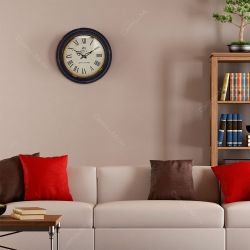
#> input picture outros/relogio1.jpg, 250 x 250 px
$ python deteccaoRelogioDeParede.py
#> lines starting #> are read from the running program, lines starting #| are printed output that depends on the picture; after the words box and inside, x2 and y2 are one past the last pixel; in counts of white or black regions, pixels touching at a corner belong together
import cv2

classificadorGato = cv2.CascadeClassifier('cascades/relogios.xml')

imagem = cv2.imread('outros/relogio1.jpg')
#> imagem is the input picture: shape (250, 250, 3); mean B, G, R 117.1, 128.6, 157.3
imagemCinza = cv2.cvtColor(imagem, cv2.COLOR_BGR2GRAY)
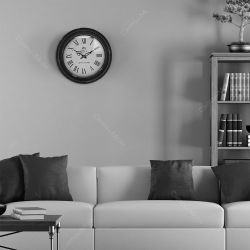
#> imagemCinza: shape (250, 250); min 0, max 251, mean 135.9

detectado = classificadorGato.detectMultiScale(imagemCinza, scaleFactor=1.05)
#> detectado = [[61, 31, 47, 47]]

for (x, y, l, a) in detectado:
    imagem = cv2.rectangle(imagem, (x, y), (x + l, y + a), (0, 0, 255), 2)
#> this loop made 1 pass
#> pass 1, `imagem = cv2.rectangle(imagem, (x, y), (x + l, y + a), (0, 0, 255), 2)`:
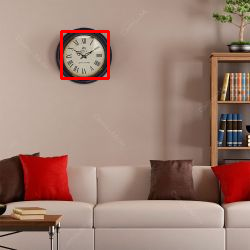
#> imagem: shape (250, 250, 3); 0.9% of pixels changed, all inside (x1, y1, x2, y2) = (60, 30, 110, 80)


cv2.imshow('Encontrado', imagem)
cv2.waitKey()

$ run again, with outros/relogio3.jpg copied over outros/relogio1.jpg
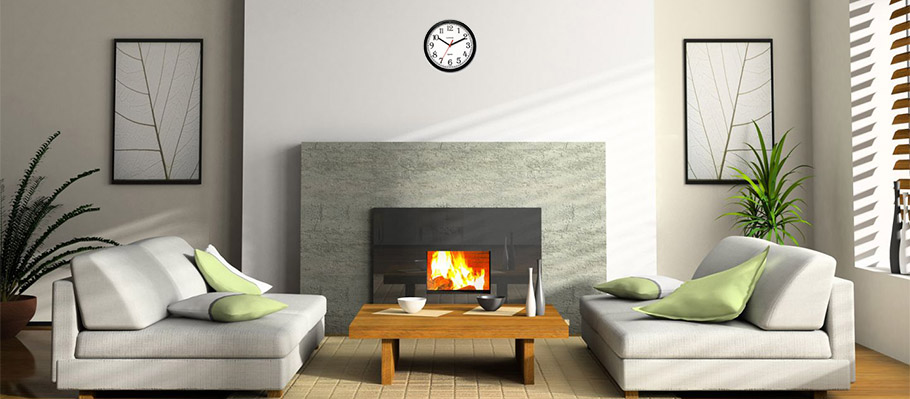
#> input picture outros/relogio3.jpg, 910 x 399 px
#> imagem is the input picture: shape (399, 910, 3); mean B, G, R 144, 158.6, 164.3
#> detectado = [[425, 21, 50, 50], [107, 84, 92, 92], [105, 40, 98, 98]]
#> the loop `for (x, y, l, a) in detectado:` made 3 passes
#> pass 1, `imagem = cv2.rectangle(imagem, (x, y), (x + l, y + a), (0, 0, 255), 2)`:
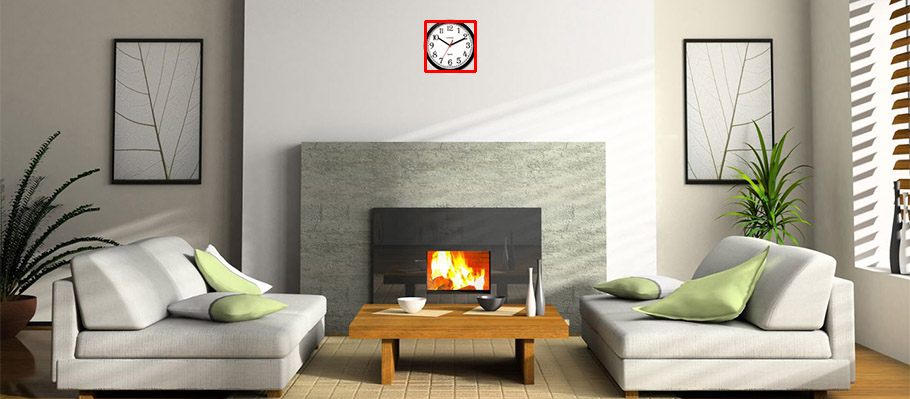
#> imagem: shape (399, 910, 3); 0.16% of pixels changed, all inside (x1, y1, x2, y2) = (424, 20, 477, 73)
#> pass 3, `imagem = cv2.rectangle(imagem, (x, y), (x + l, y + a), (0, 0, 255), 2)`:
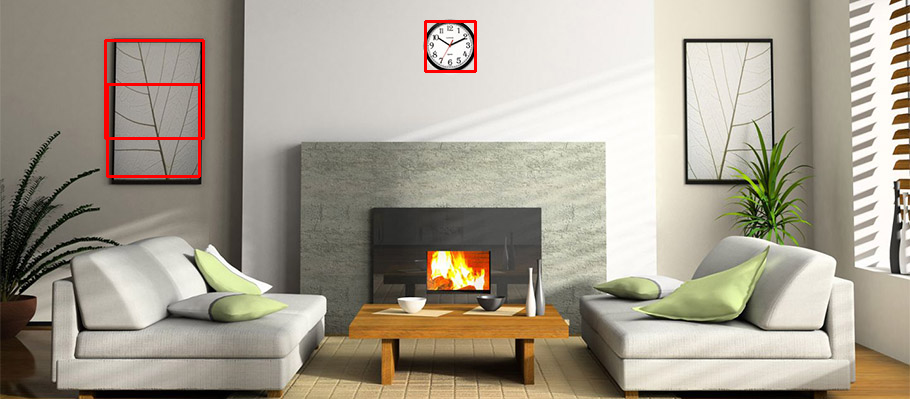
#> imagem: shape (399, 910, 3); mean B, G, R 143.2, 157.7, 165.4
